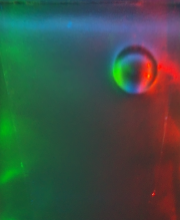
#> input picture estimation_1/img0.png, 180 x 220 px, found by its file name
$ python transform_application.py
#> lines starting #> are read from the running program, lines starting #| are printed output that depends on the picture; after the words box and inside, x2 and y2 are one past the last pixel; in counts of white or black regions, pixels touching at a corner belong together
#> further down, img is the input picture: shape (220, 180, 3); mean B, G, R 69.3, 80.3, 61.4
#> (reads calibration/perspective_matrix_180x220.npy from the repository)
import os
import numpy as np
import cv2
import config
def ROI(img, points):
    """
    計算 ROI 的邊界框
    :param img: 原始影像
    :param points: 原始影像的四個角點 (左上、右上、左下、右下)
    :return: 裁剪後的影像
    """
    pts = np.array([points])
    mask = np.zeros(img.shape[:2], np.uint8)
    cv2.polylines(mask, pts, 1, 255)
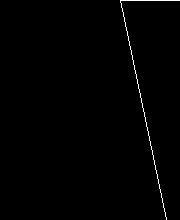
#> mask: shape (220, 180); 0.7% white in thin lines or dots, all inside (x1, y1, x2, y2) = (120, 0, 180, 220)
    cv2.fillPoly(mask, pts, 255)
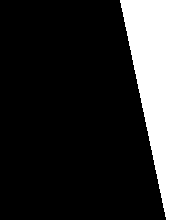
#> mask: shape (220, 180); 20.6% white; 1 white region, box (x1, y1, x2, y2) and area: (120, 0, 180, 220) 8140
    dst = cv2.bitwise_and(img, img, mask=mask)
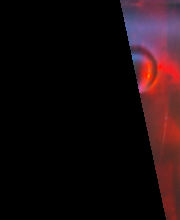
#> dst: shape (220, 180, 3); mean B, G, R 14, 11.6, 26.2
    bg = np.ones_like(img, np.uint8) * 255
    cv2.bitwise_not(bg, bg, mask=mask)

    # 計算 ROI 的邊界框
    x, y, w, h = cv2.boundingRect(pts)
    print(x, y)
    cropped_roi = dst[y:y+h, x:x+w]
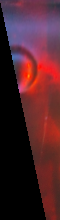
#> cropped_roi: shape (220, 60, 3); mean B, G, R 41.9, 34.8, 78.6
    # 建立白色背景並應用 mask
    bg = np.ones_like(img, np.uint8) * 255
    cv2.bitwise_not(bg, bg, mask=mask)
    dst_white = bg + dst
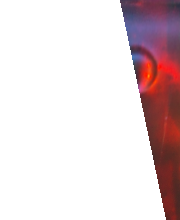
#> dst_white: shape (220, 180, 3); mean of channels 0, 1, 2 216.5, 214.2, 228.8; drawn as B, G, R
    # 裁剪白色背景的 ROI
    cropped_dst_white = dst_white[y:y+h, x:x+w]
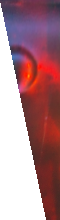
#> cropped_dst_white: shape (220, 60, 3); mean of channels 0, 1, 2 139.6, 132.5, 176.4; drawn as B, G, R

    return cropped_dst_white

def perspective_transform_and_resize(image, points, H, output_size):

    """
    計算透視變換後的影像大小，並調整偏移量，使變換後的影像不固定在 (0,0)
    :param image: 原始影像
    :param H: 透視變換矩陣
    :param points: 原始影像的四個角點 (左上、右上、左下、右下)
    :return: 變換後的影像
    """
#> called with points = array of shape (4, 2), H = array of shape (3, 3), output_size = (180, 220)
    # 轉換點為齊次座標
    points = np.array(points, dtype=np.float32).reshape(-1, 1, 2)
    warped_image = cv2.warpPerspective(image, H, config.PERSPECTIVE_SIZE) # (width, height)
#> warped_image: shape (220, 180, 3); every value is 0
    return warped_image

#####################################################################
def apply_perspective_transform(img, output_size):
    H = np.load(config.PERSPECTIVE_MATRIX_PATH).astype(np.float32)
    points = np.array(config.POINTS) # 框偵測的四個點
    cropped_img = ROI(img, points)
    warped_image = perspective_transform_and_resize(cropped_img, points, H, output_size)
    return warped_image

if __name__ == "__main__":
    img = cv2.imread("C:/Jill/Code/camera/imprint/dataset.label/original_images_2/img0.png")
    warped_image = apply_perspective_transform(img, config.PERSPECTIVE_SIZE)
    cv2.imshow("warped_image", warped_image)
    cv2.waitKey(0)
    cv2.destroyAllWindows()
